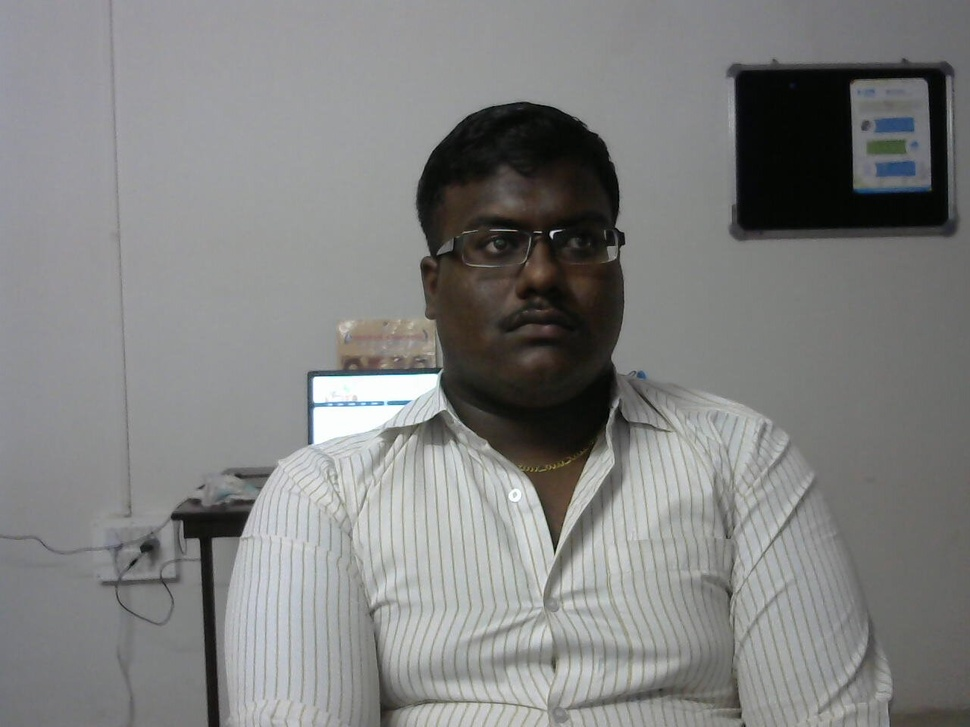
#> input picture mypic.jpg, 970 x 727 px, shrunk from 1280 x 960 before the run
$ python imggrabcut.py
#> lines starting #> are read from the running program, lines starting #| are printed output that depends on the picture
import numpy as np
import cv2
from matplotlib import pyplot as plt

img = cv2.imread('mypic.jpg')
#> img is the input picture: shape (727, 970, 3); mean B, G, R 128.1, 129, 128.3
mask = np.zeros(img.shape[:2],np.uint8)

bgdModel = np.zeros((1,65),np.float64)
fgdModel = np.zeros((1,65),np.float64)

rect = (161,79,150,150)
cv2.grabCut(img,mask,rect,bgdModel,fgdModel,5,cv2.GC_INIT_WITH_RECT)
mask2 = np.where((mask==2)|(mask==0),0,1).astype('uint8')
img = img*mask2[:,:,np.newaxis]
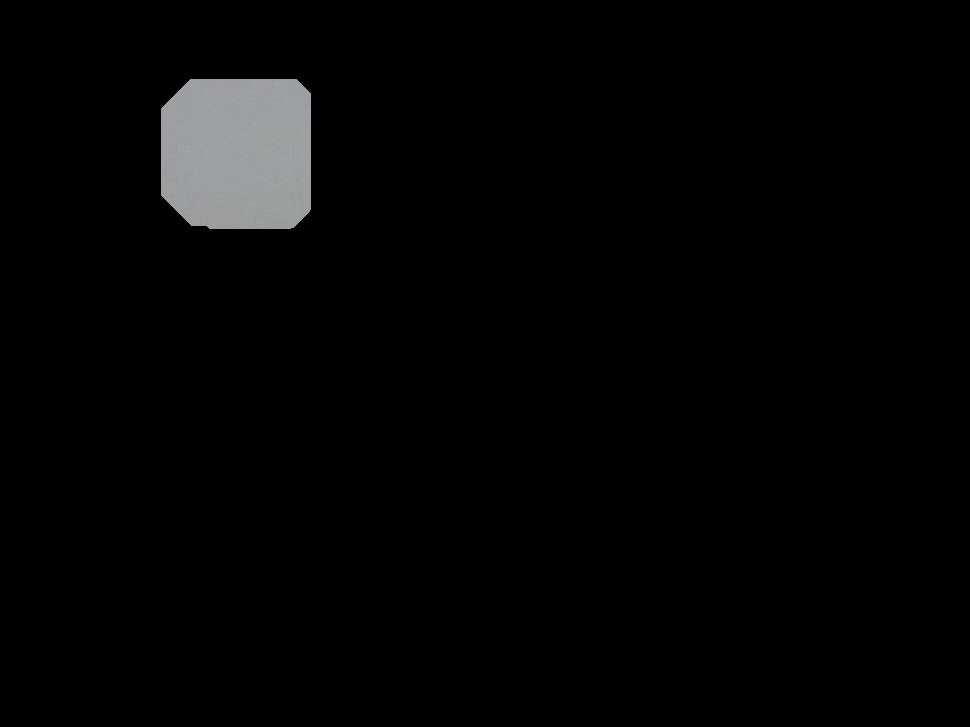
#> img: shape (727, 970, 3); mean B, G, R 4.8, 4.8, 4.7

plt.imshow(img)
plt.colorbar()
plt.show()
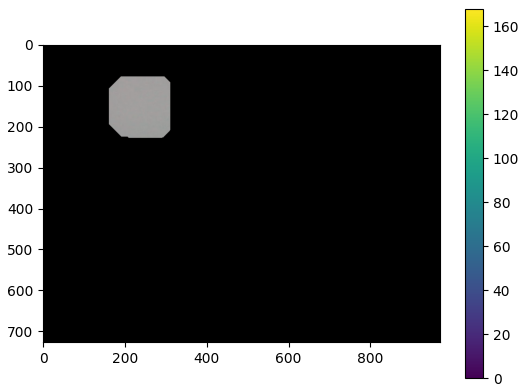
#> figure drawn by matplotlib, 2 panels; B, G, R data is drawn as R, G, B
